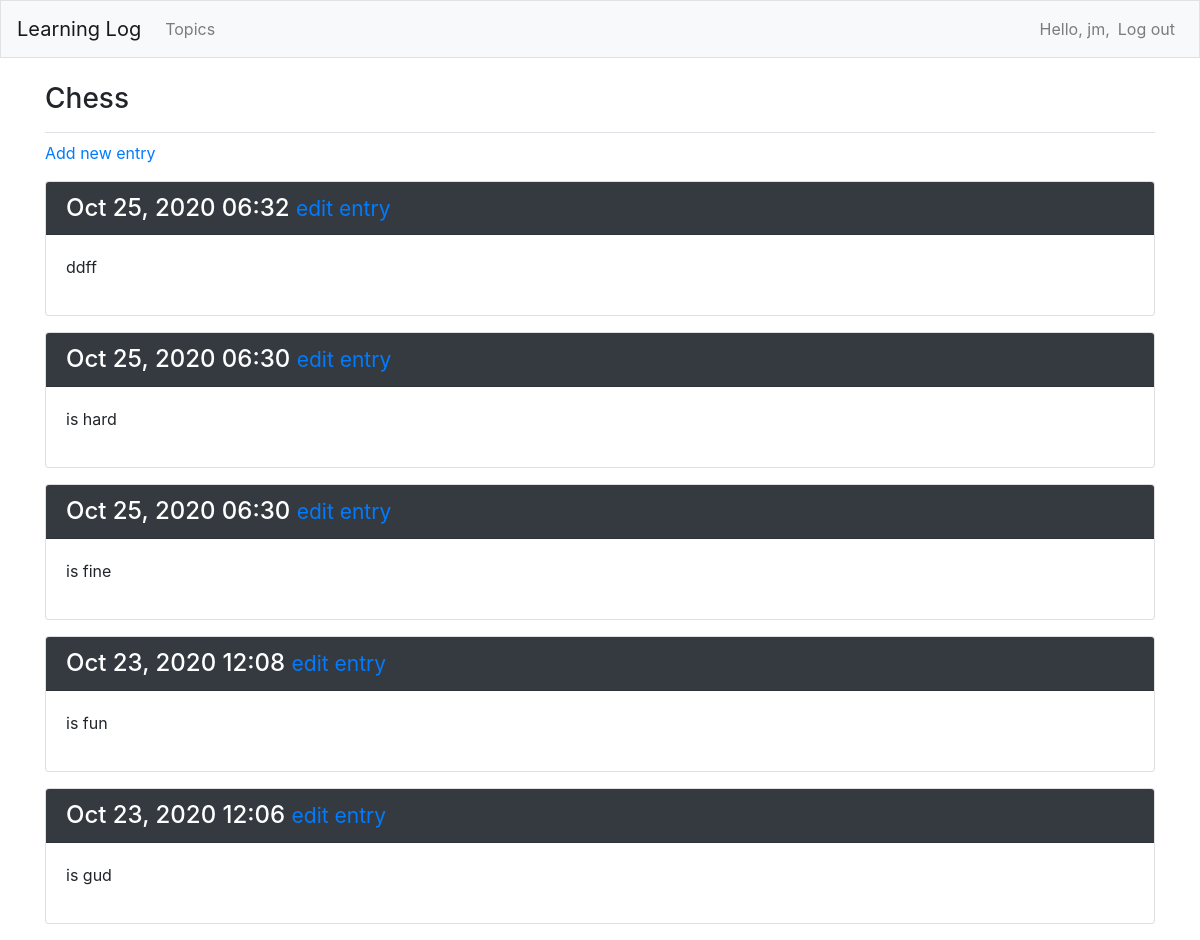
/topics/1/ (signed in), run on the app's committed database.
### learning_logs/models.py (models this page shows, shortened)
class Topic(models.Model):
    text = models.CharField(max_length=200)
    date_added = models.DateTimeField(auto_now_add=True)
    owner = models.ForeignKey(User, on_delete=models.CASCADE)
    def __str__(self):
        return self.text

class Entry(models.Model):
    topic = models.ForeignKey(Topic, on_delete=models.CASCADE)
    text = models.TextField()
    date_added = models.DateTimeField(auto_now_add=True)
    class Meta:
        verbose_name_plural = 'entries'

### learning_logs/views.py (the view)
# urls.py: path('topics/<int:topic_id>/', views.topic, name='topic'),
@login_required
def topic(request, topic_id):
    topic = get_object_or_404(Topic, id=topic_id)
    if topic.owner != request.user:
        raise Http404
    entries = topic.entry_set.order_by('-date_added')
    context = {'topic': topic, 'entries': entries}
    return render(request, 'learning_logs/topic.html', context)

### learning_logs/templates/learning_logs/topic.html
{% extends "learning_logs/base.html" %}
{% block page_header %}
<h3>{{ topic }}</h3>
{% endblock page_header %}
{% block content %}
<p>
    <a href="{% url 'learning_logs:new_entry' topic.id %}">Add new entry</a>
</p>
{% for entry in entries %}
    <div class="card mb-3">
        <h4 class="card-header text-white bg-dark">
            {{ entry.date_added|date:'M d, Y H:i' }}
            <small><a href="{% url 'learning_logs:edit_entry' entry.id %}">edit entry</a></small>
        </h4>
        <div class="card-body">
            {{ entry.text|linebreaks }}
        </div>
    </div>
{% empty %}
    <p>There are no entries for this topic yet.</p>
{% endfor %}
{% endblock content %}

### learning_logs/templates/learning_logs/base.html (shortened to what this page needs)
{% load bootstrap4 %}
<!doctype html>
<html lang="en">
<head>
  {% bootstrap_css %}
</head>
<body>
  <nav class="navbar navbar-expand-md navbar-light bg-light mb-4 border">
    <a class="navbar-brand" href="{% url 'learning_logs:index' %}">Learning Log</a>
    <div class="collapse navbar-collapse" id="navbarCollapse">
      <ul class="navbar-nav mr-auto">
        <li class="nav-item">
          <a class="nav-link" href="{% url 'learning_logs:topics' %}">Topics</a>
        </li>
      </ul>
      <ul class="navbar-nav ml-auto">
        {% if user.is_authenticated %}
          <li class="nav-item">
            <span class="navbar-text">Hello, {{ user.username }},</span>
          </li>
          <li class="nav-item">
            <a class="nav-link" href="{% url 'users:logout' %}">Log out</a>
          </li>
        {% endif %}
      </ul>
    </div>
  </nav>
  <main role="main" class="container">
    <div class="pb-2 mb-2 border-bottom">
      {% block page_header %}{% endblock page_header %}
    </div>
    <div>
      {% block content %}{% endblock content %}
    </div>
  </main>
</body>
</html>

### data on the page
Topic: text "Chess"
Entry: date_added "Oct 25, 2020 06:32", text "ddff"
Entry: date_added "Oct 25, 2020 06:30", text "is hard"
Entry: date_added "Oct 25, 2020 06:30", text "is fine"
Entry: date_added "Oct 23, 2020 12:08", text "is fun"
Entry: date_added "Oct 23, 2020 12:06", text "is gud"

### other printed values
{{ user.username }} "jm"
